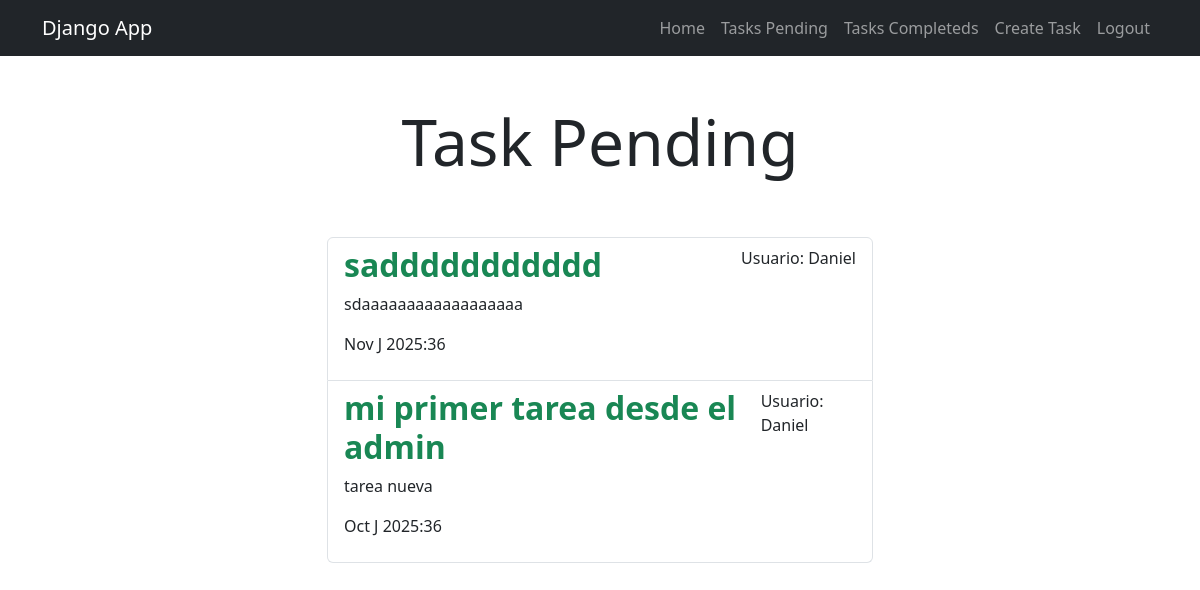
The app's page /tasks_completed/ (signed in), older data.
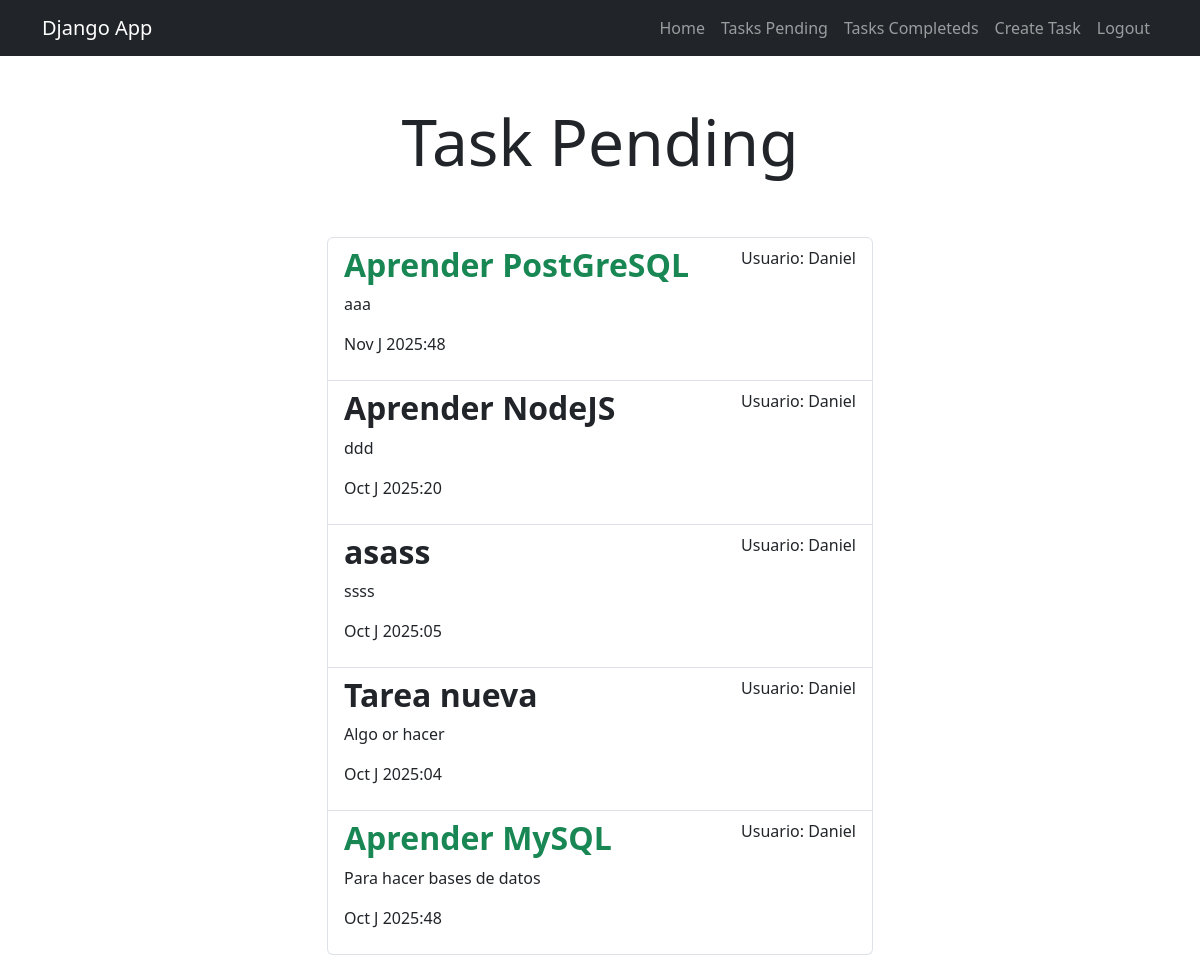
The same page, newer data.
### tasks/models.py (models this page shows, shortened)
class Task(models.Model):
    title = models.CharField(max_length=100)
    description = models.TextField(blank=True)
    created = models.DateTimeField(auto_now_add=True)
    datecompleted = models.DateTimeField(null=True, blank=True)
    important = models.BooleanField(default=False)
    user = models.ForeignKey(User, on_delete=models.CASCADE)

### tasks/views.py (the view)
# urls.py: path('tasks_completed/', views.tasks_completed, name='tasks_completed'),
@login_required
def tasks_completed(request):
    tasks = Task.objects.filter(user=request.user, datecompleted__isnull=False).order_by('-datecompleted')
    return render(request, 'tasks.html', {'tasks': tasks})

### tasks/templates/tasks.html
{% extends 'base.html' %}
{% block content %}
<main class="container">
    <div class="row">
        <div class="col-md-6 offset-md-3">
            <h1 class="text-center display-3 py-5">Task Pending</h1>
            <ul class="list-group">
                {% for task in tasks %}
                    <a class="list-group-item" href="{% url 'task_detail' task.id %}">
                        <header class="d-flex justify-content-between">
                            {% if task.important %}
                            <h2 class="fw-bold text-success">{{task.title}}</h2>
                            {% else %}
                                <h2 class="fw-bold">{{task.title}}</h2>
                            {% endif %}
                            <p>Usuario: {{task.user.username}}</p>
                        </header>
                        <p>{{task.description}}</p>
                        <p>{{task.datecompleted|date:'M J Y:i'}}</p>
                    </a>
                {% endfor %}
            </ul>
        </div>
    </div>
</main>
{% endblock %}

Row changes from the older to the newer data that the page shows:
removed Task: title "saddddddddddd", user.username "Daniel", description "sdaaaaaaaaaaaaaaaaaa", datecompleted "Nov J 2025:36"
removed Task: title "mi primer tarea desde el admin", user.username "Daniel", description "tarea nueva", datecompleted "Oct J 2025:36"
added Task: title "Aprender PostGreSQL", user.username "Daniel", description "aaa", datecompleted "Nov J 2025:48"
added Task: title "Aprender NodeJS", user.username "Daniel", description "ddd", datecompleted "Oct J 2025:20"
added Task: title "asass", user.username "Daniel", description "ssss", datecompleted "Oct J 2025:05"
added Task: title "Tarea nueva", user.username "Daniel", description "Algo or hacer", datecompleted "Oct J 2025:04"
added Task: title "Aprender MySQL", user.username "Daniel", description "Para hacer bases de datos", datecompleted "Oct J 2025:48"
